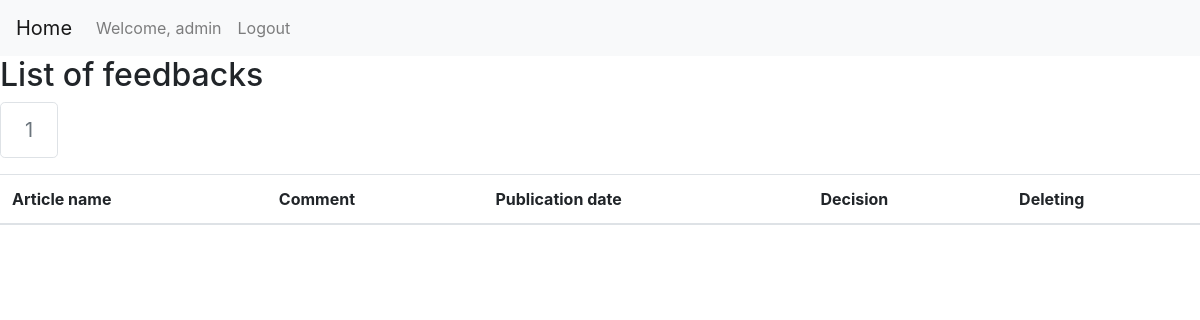
Before: /my_feedbacks/1/ (signed in) with the older database file.
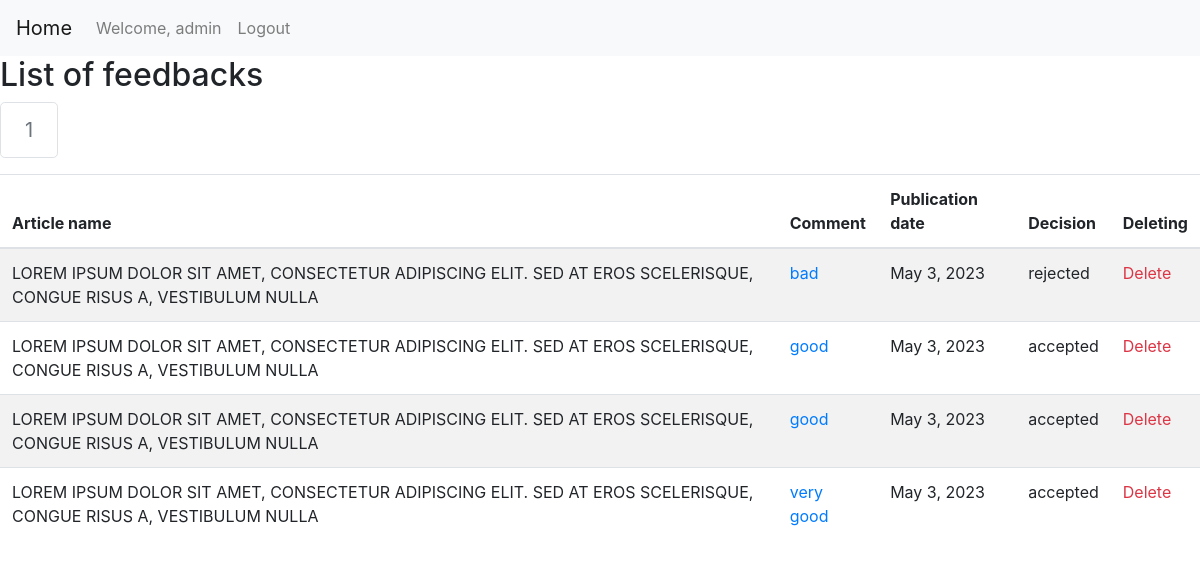
After: the same page with the newer database file.
### journal_website/models.py (models this page shows, shortened)
class Feedback(models.Model):
    comment = models.TextField()
    article = models.ForeignKey(Article, related_name='feedback_article', on_delete=models.CASCADE)
    publication_date = models.DateField()
    user = models.ForeignKey(User, related_name='feedback_custom_user', on_delete=models.SET_NULL, null=True)
    DECISIONS = [('accepted', 'Accepted'), ('rejected', 'Rejected')]
    decision = models.CharField(max_length=20, choices=DECISIONS)
    class Meta:
        verbose_name_plural = 'feedbacks'

class Article(models.Model):
    name = models.ForeignKey(String, related_name='article_name', on_delete=models.CASCADE)
    short_description = models.ForeignKey(String, related_name='article_short_description', on_delete=models.CASCADE)
    publication_date = models.DateField()
    file_name = models.TextField()
    authors = models.ForeignKey(String, related_name='article_authors', on_delete=models.CASCADE)
    user = models.ForeignKey(User, related_name='article_custom_user', on_delete=models.SET_NULL, null=True)
    volume = models.ForeignKey(Volume, related_name='article_volume', on_delete=models.SET_NULL, null=True)
    category = models.ForeignKey(Category, related_name='article_category', on_delete=models.SET_NULL, null=True)
    DECISIONS = [('accepted', 'Accepted'), ('rejected', 'Rejected'), ('awaiting_decision', 'Awaiting decision')]
    decision = models.CharField(max_length=20, choices=DECISIONS)
    class Meta:
        verbose_name_plural = 'articles'

class String(models.Model):
    russian = models.TextField()
    english = models.TextField(blank=True, null=True)
    def __str__(self):
        return self.english
    class Meta:
        verbose_name_plural = 'strings'

### journal_website/views.py (the view)
# urls.py: path("my_feedbacks/<int:number_of_page>/", views.display_page_with_feedbacks_for_specific_user, name="specific_user_feedbacks_with_pagination"),
@login_required
@user_passes_test(user.is_user_reviewer)
def display_page_with_feedbacks_for_specific_user(request: WSGIRequest, number_of_page: int) -> HttpResponse:
	pagination_for_feedbacks = feedback.get_pagination_for_list_of_feedbacks(list_of_feedbacks=feedback.get_all_feedbacks_for_user(request.user), number_of_feedbacks_per_page=5, number_of_page_to_display=number_of_page)
	return render(request, "feedback/feedbacks_for_specific_user.html", {'pagination_for_feedbacks': pagination_for_feedbacks})

### journal_website/repositories/FeedbackRepository.py (called while the page is built)
    def get_all_feedbacks_for_user(self, user: SimpleLazyObject) -> QuerySet:
        return self.__feedback_model.objects.filter(user=user)

    def get_pagination_for_list_of_feedbacks(self, list_of_feedbacks: QuerySet, number_of_feedbacks_per_page: int, number_of_page_to_display: int) -> Page:
        paginator = Paginator(list_of_feedbacks, per_page=number_of_feedbacks_per_page)
        return paginator.get_page(number_of_page_to_display)

### journal_website/repositories/UserRepository.py (called while the page is built)
    def is_user_reviewer(self, user: SimpleLazyObject) -> bool:
        return user.groups.filter(name="Reviewers").exists()

### journal_website/templates/feedback/feedbacks_for_specific_user.html (shortened to what this page needs)
{% extends 'main/layout.html' %}
{% block body %}
{% load crispy_forms_tags %}
<body>
<nav class="navbar navbar-expand-lg navbar-light bg-light">
    <a class="navbar-brand" href="/">Home</a>
    <div class="collapse navbar-collapse" id="navbarText">
      <ul class="navbar-nav mr-auto">
        {% if user.is_authenticated %}
        <li class="nav-item">
          <a class="nav-link" href="#">Welcome, {{user.username}}</a>
        </li>
        <li class="nav-item">
          <a class="nav-link" href="/logout">Logout</a>
        </li>
        {% endif %}
      </ul>
    </div>
</nav>
<h2>List of feedbacks</h2>
<nav aria-label="Page navigation">
  <ul class="pagination pagination-lg">
    {% block pagination %}
    {% for number_of_page in pagination_for_feedbacks.paginator.get_elided_page_range %}
        {% if number_of_page == pagination_for_feedbacks.paginator.ELLIPSIS %}
          {{ number_of_page }}
        {% else %}
          {% if number_of_page == pagination_for_feedbacks.number %}
            <li class="page-item disabled">
              <a class="page-link" href="#" tabindex="-1">{{ number_of_page }}</a>
            </li>
          {% else %}
              <li class="page-item"><a class="page-link" href="{% url 'specific_user_feedbacks_with_pagination' number_of_page %}">{{ number_of_page }}</a></li>
          {% endif %}
        {% endif %}
    {% endfor %}
    {% endblock %}
  </ul>
</nav>
<div class="table-responsive">
  <table class="table table-striped">
    <thead>
      <tr>
        <th>Article name</th>
        <th>Comment</th>
        <th>Publication date</th>
        <th>Decision</th>
        <th>Deleting</th>
      </tr>
    </thead>
    <tbody>
      {% block feedback %}
        {% for feedback in pagination_for_feedbacks %}
          <tr>
            <td>{{ feedback.article.name }}</td>
            <td><a href="{% url 'update_feedback' feedback.pk %}">{{ feedback.comment }}</a></td>
            <td>{{ feedback.publication_date }}</td>
            <td>{{ feedback.decision }}</td>
            <td><a class="text-danger" href="{% url 'delete_feedback' feedback.pk %}">Delete</a></td>
          </tr>
        {% endfor %}
      {% endblock %}
    </tbody>
  </table>
</div>
</body>
{% endblock %}

### journal_website/templates/main/layout.html (shortened to what this page needs)
<!doctype html>
<html lang="en">
  <head>
    <link rel="stylesheet" href="https://cdn.jsdelivr.net/npm/bootstrap@4.4.1/dist/css/bootstrap.min.css">
  </head>
  {% block body %}{% endblock %}
</html>

Changed rows visible on the page:
added Feedback: article.name "LOREM IPSUM DOLOR SIT AMET, CONSECTETUR ADIPISCING ELIT. SED AT EROS SCELERISQUE, CONGUE RISUS A, VESTIBULUM NULLA", comment "bad", publication_date "May 3, 2023", decision "rejected"
added Feedback: article.name "LOREM IPSUM DOLOR SIT AMET, CONSECTETUR ADIPISCING ELIT. SED AT EROS SCELERISQUE, CONGUE RISUS A, VESTIBULUM NULLA", comment "good", publication_date "May 3, 2023", decision "accepted"
added Feedback: article.name "LOREM IPSUM DOLOR SIT AMET, CONSECTETUR ADIPISCING ELIT. SED AT EROS SCELERISQUE, CONGUE RISUS A, VESTIBULUM NULLA", comment "good", publication_date "May 3, 2023", decision "accepted"
added Feedback: article.name "LOREM IPSUM DOLOR SIT AMET, CONSECTETUR ADIPISCING ELIT. SED AT EROS SCELERISQUE, CONGUE RISUS A, VESTIBULUM NULLA", comment "very good", publication_date "May 3, 2023", decision "accepted"
